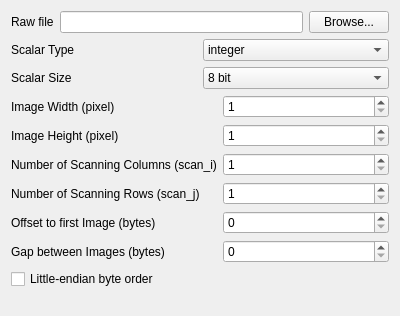
<?xml version="1.0" encoding="UTF-8"?>
<ui version="4.0">
 <class>Form</class>
 <widget class="QWidget" name="Form">
  <property name="geometry">
   <rect>
    <x>0</x>
    <y>0</y>
    <width>400</width>
    <height>316</height>
   </rect>
  </property>
  <property name="windowTitle">
   <string>Form</string>
  </property>
  <layout class="QVBoxLayout" name="verticalLayout_5">
   <item>
    <layout class="QHBoxLayout" name="horizontalLayout_3">
     <item>
      <widget class="QLabel" name="label">
       <property name="text">
        <string>Raw file</string>
       </property>
      </widget>
     </item>
     <item>
      <widget class="QLineEdit" name="lineEdit_raw_path"/>
     </item>
     <item>
      <widget class="QPushButton" name="pushButton_browse">
       <property name="text">
        <string>Browse...</string>
       </property>
      </widget>
     </item>
    </layout>
   </item>
   <item>
    <layout class="QHBoxLayout" name="horizontalLayout_2">
     <item>
      <layout class="QVBoxLayout" name="verticalLayout_4">
       <item>
        <widget class="QLabel" name="label_3">
         <property name="text">
          <string>Scalar Type</string>
         </property>
        </widget>
       </item>
       <item>
        <widget class="QLabel" name="label_2">
         <property name="text">
          <string>Scalar Size</string>
         </property>
        </widget>
       </item>
      </layout>
     </item>
     <item>
      <layout class="QVBoxLayout" name="verticalLayout_3">
       <item>
        <widget class="QComboBox" name="comboBox_scalar_type">
         <item>
          <property name="text">
           <string>integer</string>
          </property>
         </item>
         <item>
          <property name="text">
           <string>usigned integer</string>
          </property>
         </item>
         <item>
          <property name="text">
           <string>float</string>
          </property>
         </item>
        </widget>
       </item>
       <item>
        <widget class="QComboBox" name="comboBox_scalar_size">
         <item>
          <property name="text">
           <string>8 bit</string>
          </property>
         </item>
         <item>
          <property name="text">
           <string>16 bit</string>
          </property>
         </item>
         <item>
          <property name="text">
           <string>32 bit</string>
          </property>
         </item>
        </widget>
       </item>
      </layout>
     </item>
    </layout>
   </item>
   <item>
    <layout class="QHBoxLayout" name="horizontalLayout">
     <item>
      <layout class="QVBoxLayout" name="verticalLayout_2">
       <item>
        <widget class="QLabel" name="label_4">
         <property name="text">
          <string>Image Width (pixel)</string>
         </property>
        </widget>
       </item>
       <item>
        <widget class="QLabel" name="label_5">
         <property name="text">
          <string>Image Height (pixel)</string>
         </property>
        </widget>
       </item>
       <item>
        <widget class="QLabel" name="label_6">
         <property name="text">
          <string>Number of Scanning Columns (scan_i)</string>
         </property>
        </widget>
       </item>
       <item>
        <widget class="QLabel" name="label_7">
         <property name="text">
          <string>Number of Scanning Rows (scan_j)</string>
         </property>
        </widget>
       </item>
       <item>
        <widget class="QLabel" name="label_8">
         <property name="text">
          <string>Offset to first Image (bytes)</string>
         </property>
        </widget>
       </item>
       <item>
        <widget class="QLabel" name="label_9">
         <property name="text">
          <string>Gap between Images (bytes)</string>
         </property>
        </widget>
       </item>
      </layout>
     </item>
     <item>
      <layout class="QVBoxLayout" name="verticalLayout">
       <item>
        <widget class="QSpinBox" name="spinBox_dp_j">
         <property name="minimum">
          <number>1</number>
         </property>
         <property name="maximum">
          <number>65536</number>
         </property>
        </widget>
       </item>
       <item>
        <widget class="QSpinBox" name="spinBox_dp_i">
         <property name="minimum">
          <number>1</number>
         </property>
         <property name="maximum">
          <number>65536</number>
         </property>
        </widget>
       </item>
       <item>
        <widget class="QSpinBox" name="spinBox_scan_i">
         <property name="minimum">
          <number>1</number>
         </property>
         <property name="maximum">
          <number>65536</number>
         </property>
        </widget>
       </item>
       <item>
        <widget class="QSpinBox" name="spinBox_scan_j">
         <property name="minimum">
          <number>1</number>
         </property>
         <property name="maximum">
          <number>65536</number>
         </property>
        </widget>
       </item>
       <item>
        <widget class="QSpinBox" name="spinBox_offset_to_first_image">
         <property name="maximum">
          <number>16777215</number>
         </property>
        </widget>
       </item>
       <item>
        <widget class="QSpinBox" name="spinBox_gap_between_images">
         <property name="maximum">
          <number>16777215</number>
         </property>
        </widget>
       </item>
      </layout>
     </item>
    </layout>
   </item>
   <item>
    <widget class="QCheckBox" name="checkBox_little_endian">
     <property name="text">
      <string>Little-endian byte order</string>
     </property>
    </widget>
   </item>
   <item>
    <spacer name="verticalSpacer">
     <property name="orientation">
      <enum>Qt::Vertical</enum>
     </property>
     <property name="sizeHint" stdset="0">
      <size>
       <width>20</width>
       <height>11</height>
      </size>
     </property>
    </spacer>
   </item>
  </layout>
 </widget>
 <resources/>
 <connections/>
</ui>
